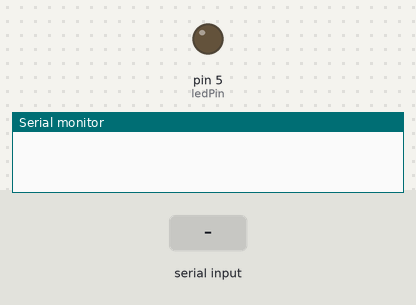
Simulated run of this sketch. Board: Arduino Uno, built with avr-gcc and run on an emulated ATmega328P. Parts: output pins drawn as LEDs (lit = HIGH), the last lines printed to the serial monitor. Dashed ring = blinking. Inputs (shaded band) come from the test bench.

Above: at 1.2 s.
1.3 s: "TO" received over Serial
At 1.45 s:
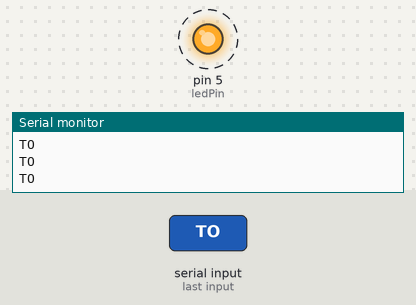
4.3 s: "90:45:200\n" received over Serial
5.8 s: "30:150\n" received over Serial
At 6.2 s:
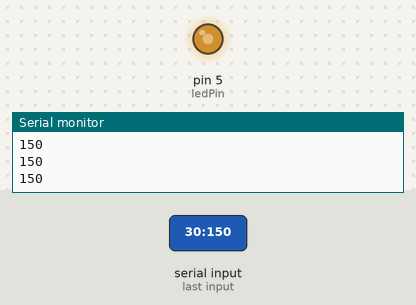
7.3 s: "1:90\n" received over Serial
At 8.5 s:
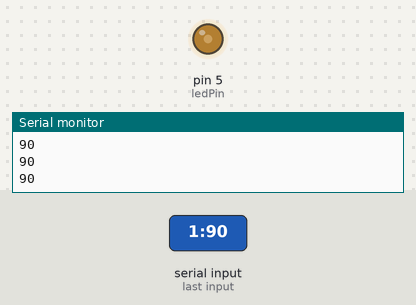
8.8 s: "200\n" received over Serial
At 9.5 s:
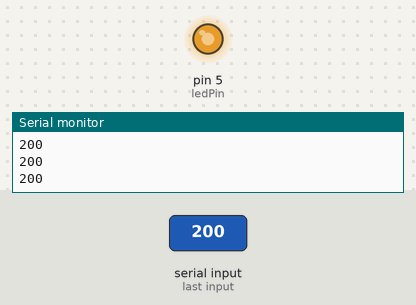
10.3 s: "90\n" received over Serial
At 11.5 s:
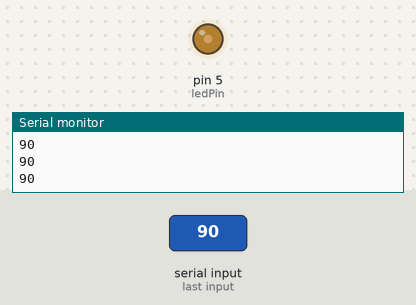
Timing chart, 0 to 12.8 s (numbered marks = the images above; inputs shaded):
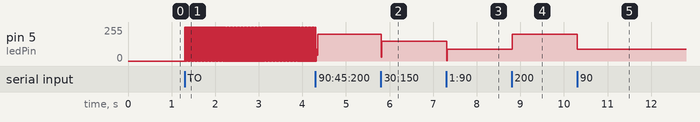

The sketch:

BluetoothTestWithMyApp.ino
```cpp
#define ledPin 5

char command;
String string;
boolean ledShining;

void setup() {
  Serial.begin(9600);
  pinMode(ledPin,OUTPUT);

  analogWrite(ledPin, 0);
  ledShining = false;
}

void loop() {
  if(Serial.available() > 0) {
    string = "";
  }

  while(Serial.available() > 0) {
    command = ((byte) Serial.read());
    if(command == ':') {
      break;
    } else {
      string += command;
    }
    delay(1);
  }

  if(string == "TO") {
    ledOn();
    ledShining = true;
  }

  if((string.toInt() >= 0) && (string.toInt() <= 255)) {
    if(ledShining == true) {
      analogWrite(ledPin, string.toInt());
      Serial.println(string); // debug
      delay(10);
    }
  }
}

void ledOn() {
  analogWrite(ledPin, 255);
  delay(10);
}

void ledOff() {
  analogWrite(ledPin, 0);
  delay(10);
}
```

Measured:
- after the input at 1.3 s, pin 5 (ledPin): alternates 255/255 for 0.01 s and 0/255 for 0.01 s, starting at once
- after the input at 5.8 s, pin 5 (ledPin): 200/255 → 150/255 at once
- after the input at 7.3 s, pin 5 (ledPin): 150/255 → 90/255 at once
- after the input at 8.8 s, pin 5 (ledPin): 90/255 → 200/255 at once
- after the input at 10.3 s, pin 5 (ledPin): 200/255 → 90/255 at once
